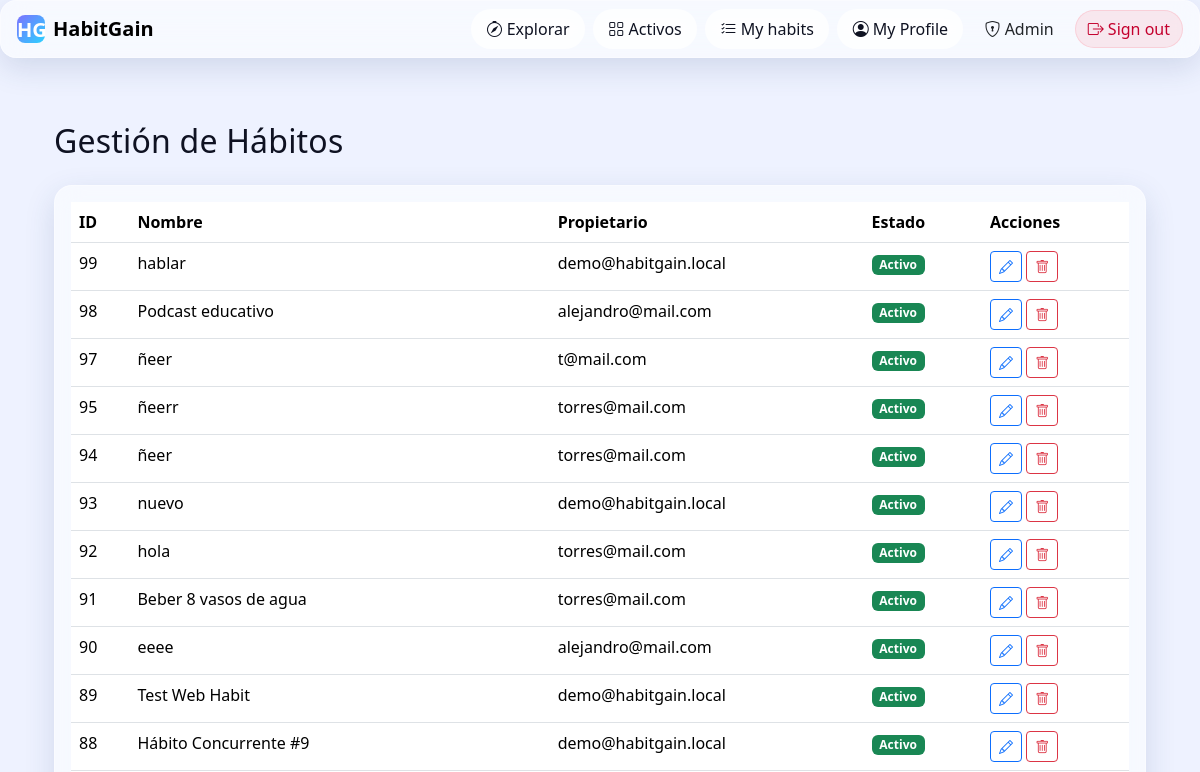
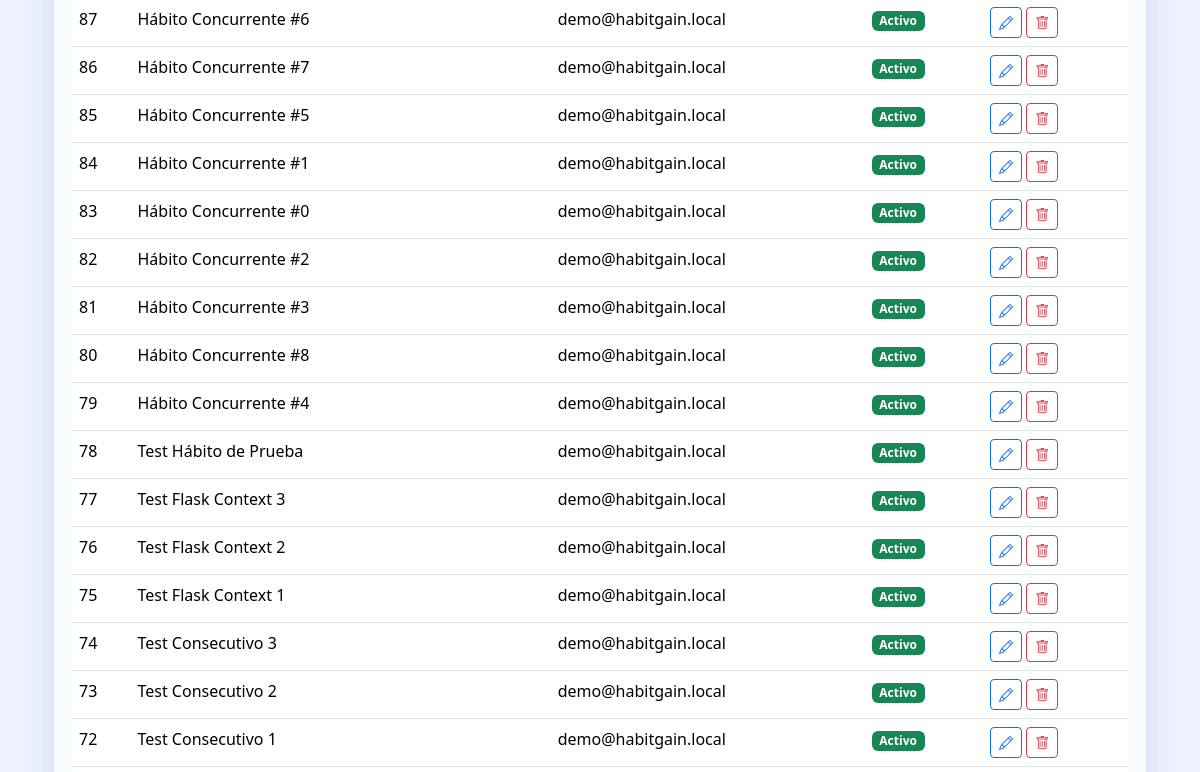
/admin/habits (signed in, upper part), run on an earlier commit of the app's database (2 pictures, top to bottom).
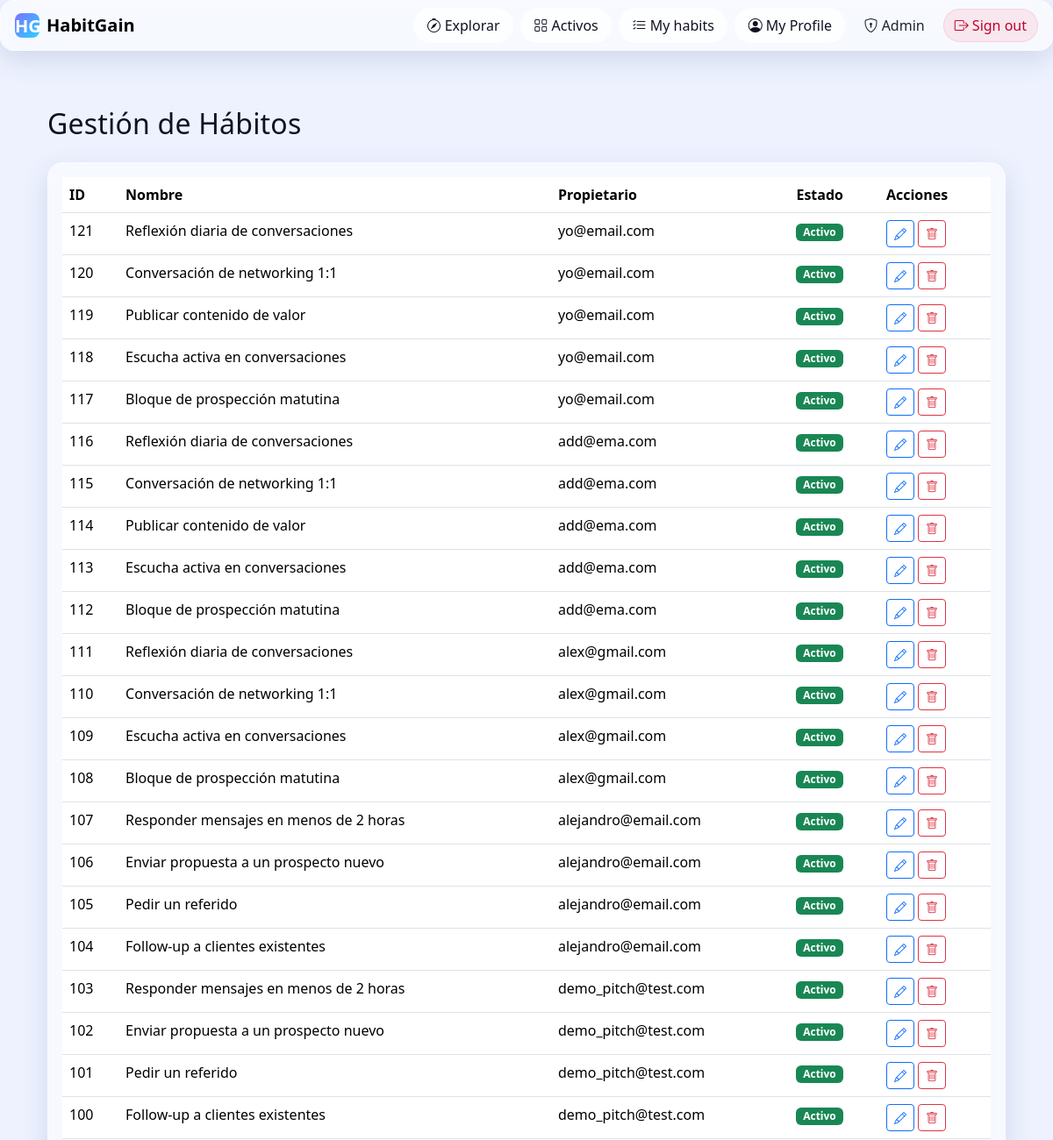
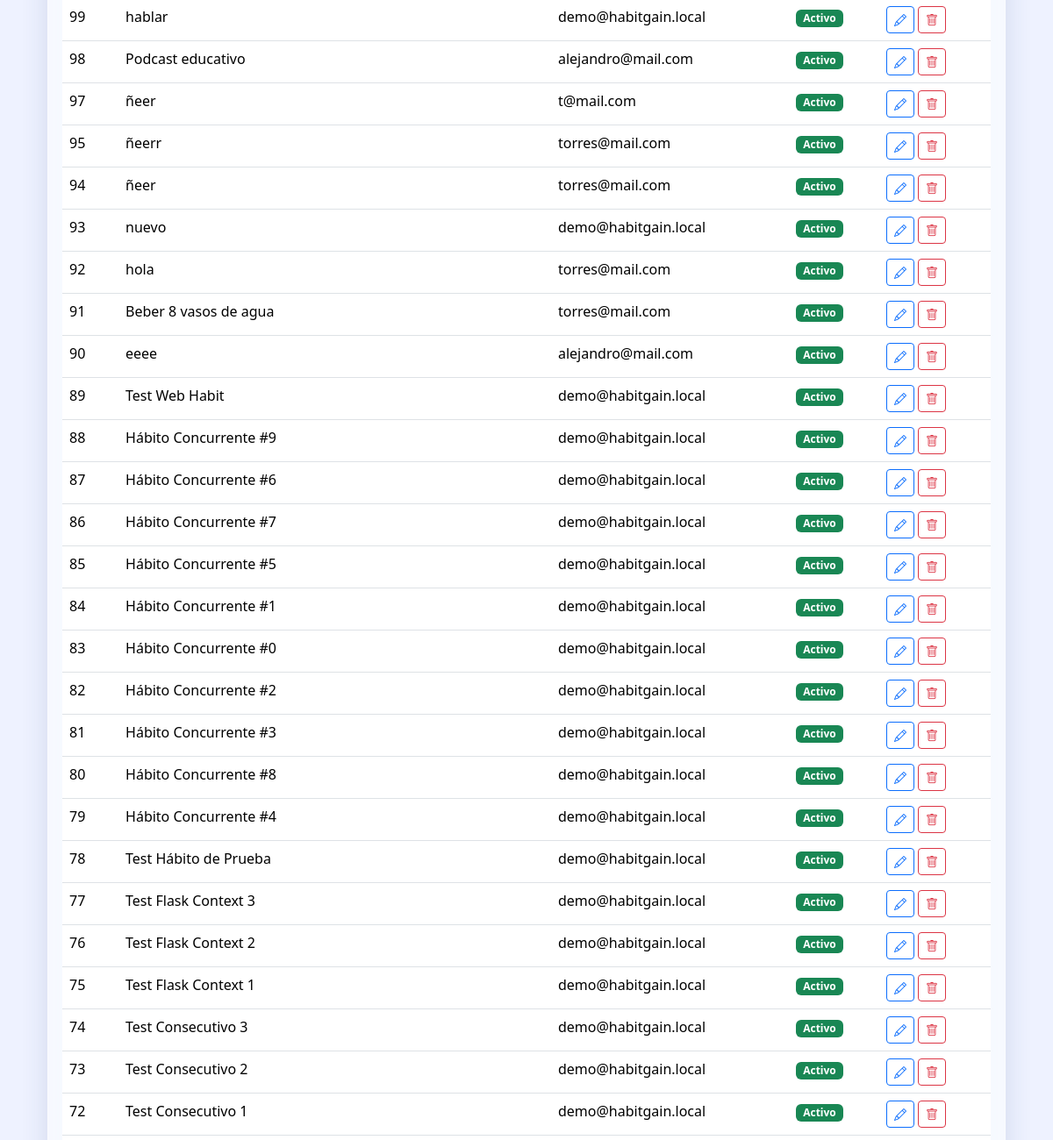
And on a later commit of the database (2 pictures, top to bottom).
### tables this page shows
CREATE TABLE habits (
                id INTEGER PRIMARY KEY AUTOINCREMENT,
                name TEXT NOT NULL,
                frequency TEXT NOT NULL,
                short_desc TEXT NOT NULL,
                long_desc  TEXT NOT NULL,
                why_works  TEXT NOT NULL,
                category_id INTEGER NOT NULL,
                icon TEXT NOT NULL,
                created_at TIMESTAMP DEFAULT CURRENT_TIMESTAMP, owner_email TEXT, active INTEGER NOT NULL DEFAULT 1, habit_base_id INTEGER, frequency_detail TEXT,
                FOREIGN KEY (category_id) REFERENCES categories(id)
            );

### habitgain/admin/__init__.py (the view)
@admin_bp.route("/habits")
@require_admin
def habits_list():
    habits = Habit.list_all_habits()
    csrf_token = _get_csrf_token()
    return render_template("admin/habits.html", habits=habits, csrf_token=csrf_token)

### habitgain/admin/__init__.py (called while the page is built)
def require_admin(f):
    @wraps(f)
    def decorated_function(*args, **kwargs):
        if "user" not in session:
            flash("Debes iniciar sesión primero", "warning")
            return redirect(url_for("auth.login"))
        user_email = session["user"]["email"]
        user = User.get_by_email(user_email)
        if not user or user.get("role") != "admin":
            flash("No tienes permisos para acceder a esta sección", "danger")
            return redirect(url_for("progress.panel"))
        return f(*args, **kwargs)
    return decorated_function

def _get_csrf_token() -> str:
    token = secrets.token_urlsafe(32)
    session["csrf_token_admin"] = token
    session.modified = True
    return token

### habitgain/models.py (called while the page is built)
    def _ensure_wal_mode(self):
        if not Database._wal_enabled:
            try:
                conn = sqlite3.connect(self.db_name, timeout=30.0)
                conn.execute("PRAGMA journal_mode=WAL")
                conn.execute("PRAGMA synchronous=NORMAL")
                conn.close()
                Database._wal_enabled = True
            except Exception:
                pass  # Si falla, continuamos sin WAL

### habitgain/admin/templates/admin/habits.html (shortened to what this page needs)
{% extends "base.html" %}
{% block content %}
<div class="container py-4">
  <h2 class="mb-4">Gestión de Hábitos</h2>
  <div class="card glass">
    <div class="card-body">
      <table class="table table-hover">
        <thead>
          <tr>
            <th>ID</th>
            <th>Nombre</th>
            <th>Propietario</th>
            <th>Estado</th>
            <th>Acciones</th>
          </tr>
        </thead>
        <tbody>
          {% for habit in habits %}
          <tr>
            <td>{{ habit.id }}</td>
            <td>{{ habit.name }}</td>
            <td>{{ habit.owner_email }}</td>
            <td><span class="badge bg-{{ 'success' if habit.active else 'secondary' }}">{{ 'Activo' if habit.active else 'Inactivo' }}</span></td>
            <td>
              <a href="{{ url_for('admin.habits_edit', habit_id=habit.id) }}" class="btn btn-sm btn-outline-primary"><i class="bi bi-pencil"></i></a>
              <a href="{{ url_for('admin.habits_delete', habit_id=habit.id) }}" class="btn btn-sm btn-outline-danger"><i class="bi bi-trash"></i></a>
            </td>
          </tr>
          {% endfor %}
        </tbody>
      </table>
    </div>
  </div>
</div>
{% endblock %}

What changed in the data, as far as the page shows it:
added habits: id "121", name "Reflexión diaria de conversaciones", owner_email "yo@email.com", active "Activo"
added habits: id "120", name "Conversación de networking 1:1", owner_email "yo@email.com", active "Activo"
added habits: id "119", name "Publicar contenido de valor", owner_email "yo@email.com", active "Activo"
added habits: id "118", name "Escucha activa en conversaciones", owner_email "yo@email.com", active "Activo"
added habits: id "117", name "Bloque de prospección matutina", owner_email "yo@email.com", active "Activo"
added habits: id "116", name "Reflexión diaria de conversaciones", owner_email "add@ema.com", active "Activo"
added habits: id "115", name "Conversación de networking 1:1", owner_email "add@ema.com", active "Activo"
added habits: id "114", name "Publicar contenido de valor", owner_email "add@ema.com", active "Activo"
added habits: id "113", name "Escucha activa en conversaciones", owner_email "add@ema.com", active "Activo"
added habits: id "112", name "Bloque de prospección matutina", owner_email "add@ema.com", active "Activo"
added habits: id "111", name "Reflexión diaria de conversaciones", owner_email "alex@gmail.com", active "Activo"
added habits: id "110", name "Conversación de networking 1:1", owner_email "alex@gmail.com", active "Activo"
added habits: id "109", name "Escucha activa en conversaciones", owner_email "alex@gmail.com", active "Activo"
added habits: id "108", name "Bloque de prospección matutina", owner_email "alex@gmail.com", active "Activo"
added habits: id "107", name "Responder mensajes en menos de 2 horas", owner_email "alejandro@email.com", active "Activo"
added habits: id "106", name "Enviar propuesta a un prospecto nuevo", owner_email "alejandro@email.com", active "Activo"
added habits: id "105", name "Pedir un referido", owner_email "alejandro@email.com", active "Activo"
added habits: id "104", name "Follow-up a clientes existentes", owner_email "alejandro@email.com", active "Activo"
added habits: id "103", name "Responder mensajes en menos de 2 horas", owner_email "demo_pitch@test.com", active "Activo"
added habits: id "102", name "Enviar propuesta a un prospecto nuevo", owner_email "demo_pitch@test.com", active "Activo"
added habits: id "101", name "Pedir un referido", owner_email "demo_pitch@test.com", active "Activo"
added habits: id "100", name "Follow-up a clientes existentes", owner_email "demo_pitch@test.com", active "Activo"
